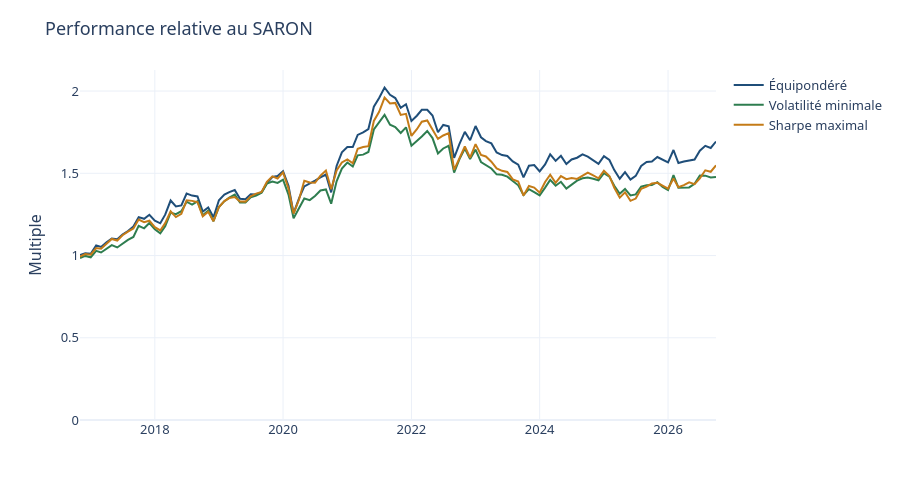
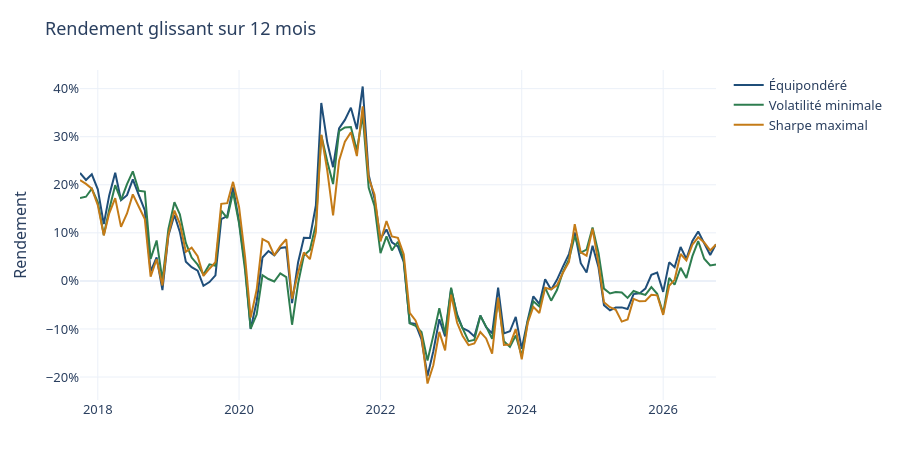
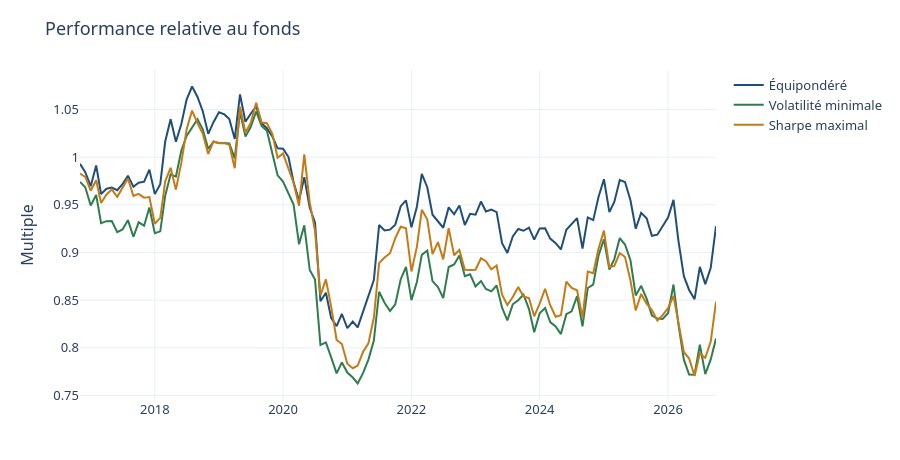
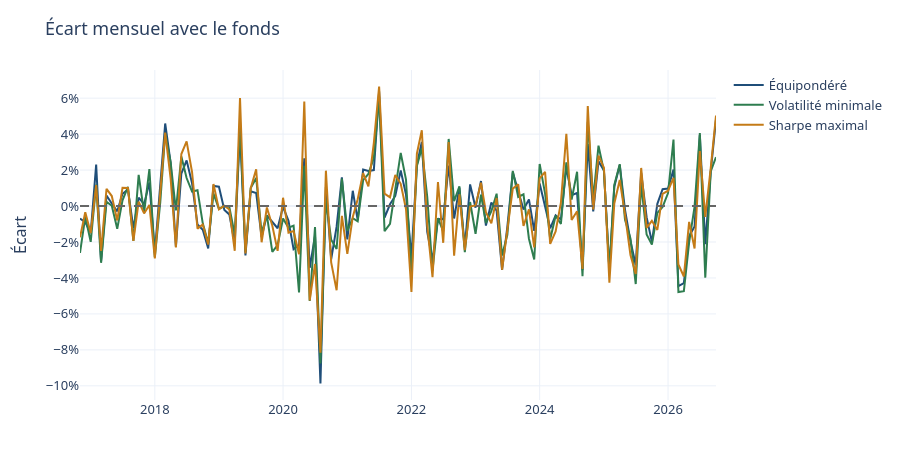

Here is the notebook cell these charts were saved with, in order:
### Markdown cell above
# Phase 7 — Analyse de performance

Les trois portefeuilles partagent les mêmes titres et les mêmes mois. Ce notebook lit les rendements déjà publiés. Il ne réestime pas les poids.

`reports/performance/dashboard.html` reprend les mêmes graphiques. Le rapport chiffré est `reports/performance/07_rapport_performance.ipynb`.

Le rendement publié est mensuel. Le poids n'est pas refait chaque jour, donc la page ne trace pas de rendement journalier. L'écart de chaque mois avec le fonds est un graphique. Le poids de chaque mois a été fixé avec les soixante mois précédents. Ces graphiques décrivent le chemin de ces décisions. La performance cumulée et le drawdown sont dans le tableau de bord de suivi.

Cinq lectures :

1. Performance du portefeuille rapportée à un placement resté au SARON.
2. Rendement glissant, produit des douze rendements mensuels précédant chaque date.
3. Performance du portefeuille rapportée au fonds iShares. Le rendement du fonds est le rendement mensuel total de la valeur liquidative, converti en francs au cours BNS de fin de mois.
4. Écart de rendement de chaque mois avec ce fonds. L'écart de suivi est l'échelle de cette série.
5. Indicateurs de la période : rendement, volatilité, drawdown maximal, écart de suivi, ratio de Sharpe, ratio de Sortino, ratio d'information. L'écart de suivi et le ratio d'information comparent au fonds.

### Code cell
import sys
from pathlib import Path

PROJECT_ROOT = Path.cwd()
for candidate in (PROJECT_ROOT, *PROJECT_ROOT.parents):
    if (candidate / "src").is_dir():
        PROJECT_ROOT = candidate
        break
if str(PROJECT_ROOT) not in sys.path:
    sys.path.append(str(PROJECT_ROOT))

from src.performance.dashboard import build_figures, write_dashboard

print(write_dashboard())
for figure in build_figures():
    figure.show()
